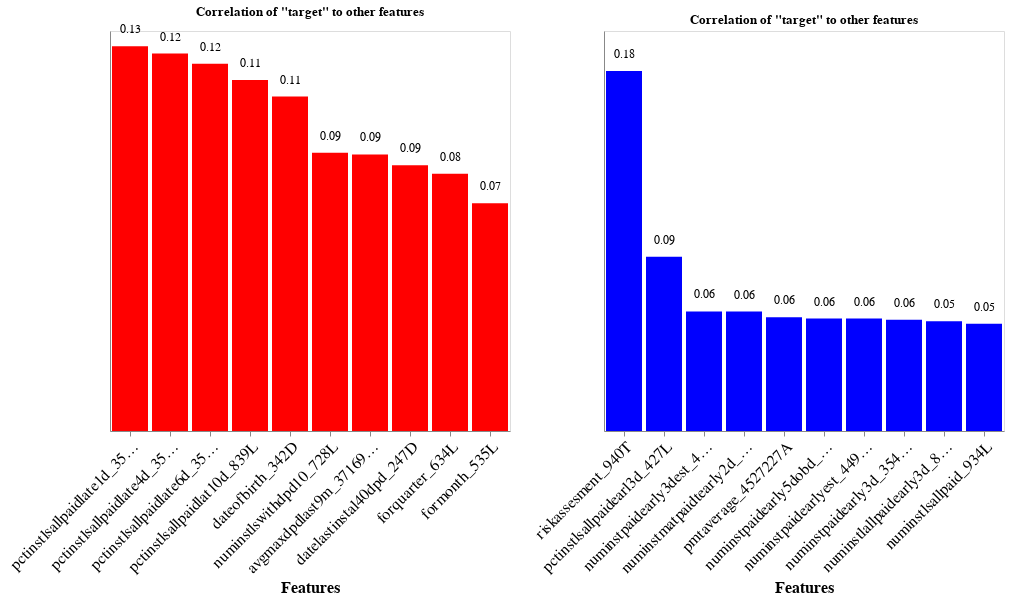

Write notebook code for a chart like this one.
### Code cell
pos_corr = chart_df(corr_df, '-y', 'red', title = 'Correlation of "target" to other features')
neg_corr = chart_df(corr_df_neg, '-y', 'blue', title = 'Correlation of "target" to other features')


pos_corr | neg_corr

### Figure 1 — Vega-Lite specification as saved in the notebook (floating-point values rounded to 4 significant figures)
{"config": {"view": {"continuousWidth": 300, "continuousHeight": 300}}, "hconcat": [{"layer": [{"mark": {"type": "bar"}, "encoding": {"color": {"value": "red"}, "text": {"field": "Correlation", "format": ".2f", "type": "quantitative"}, "tooltip": [{"field": "Feature", "type": "nominal"}, {"field": "Correlation", "type": "quantitative"}], "x": {"axis": {"labelAngle": -45, "labelFont": "Courier", "labelFontSize": 16, "title": "Features", "titleFont": "Courier", "titleFontSize": 16}, "field": "Feature", "sort": "-y", "type": "nominal"}, "y": {"axis": {"grid": false, "labelFont": "Courier", "labelFontSize": 16, "labels": false, "ticks": false, "title": "", "titleFont": "Courier"}, "field": "Correlation", "type": "quantitative"}}}, {"mark": {"type": "text", "align": "center", "baseline": "bottom", "dy": -10, "fontSize": 12}, "encoding": {"color": {"value": "black"}, "text": {"field": "Correlation", "format": ".2f", "type": "quantitative"}, "tooltip": [{"field": "Feature", "type": "nominal"}, {"field": "Correlation", "type": "quantitative"}], "x": {"field": "Feature", "sort": "-y", "type": "nominal"}, "y": {"axis": {"grid": false, "labelFont": "Courier", "labelFontSize": 16, "labels": false, "ticks": false, "title": "", "titleFont": "Courier"}, "field": "Correlation", "type": "quantitative"}}}], "data": {"name": "data-4e8cc17f197b8ca95cf2a2222a8af26c"}, "height": 400, "title": "Correlation of \"target\" to other features", "width": 400}, {"layer": [{"mark": {"type": "bar"}, "encoding": {"color": {"value": "blue"}, "text": {"field": "Correlation", "format": ".2f", "type": "quantitative"}, "tooltip": [{"field": "Feature", "type": "nominal"}, {"field": "Correlation", "type": "quantitative"}], "x": {"axis": {"labelAngle": -45, "labelFont": "Courier", "labelFontSize": 16, "title": "Features", "titleFont": "Courier", "titleFontSize": 16}, "field": "Feature", "sort": "-y", "type": "nominal"}, "y": {"axis": {"grid": false, "labelFont": "Courier", "labelFontSize": 16, "labels": false, "ticks": false, "title": "", "titleFont": "Courier"}, "field": "Correlation", "type": "quantitative"}}}, {"mark": {"type": "text", "align": "center", "baseline": "bottom", "dy": -10, "fontSize": 12}, "encoding": {"color": {"value": "black"}, "text": {"field": "Correlation", "format": ".2f", "type": "quantitative"}, "tooltip": [{"field": "Feature", "type": "nominal"}, {"field": "Correlation", "type": "quantitative"}], "x": {"field": "Feature", "sort": "-y", "type": "nominal"}, "y": {"axis": {"grid": false, "labelFont": "Courier", "labelFontSize": 16, "labels": false, "ticks": false, "title": "", "titleFont": "Courier"}, "field": "Correlation", "type": "quantitative"}}}], "data": {"name": "data-348e58394ed9382870a2bfddafbabf28"}, "height": 400, "title": "Correlation of \"target\" to other features", "width": 400}], "$schema": "https://vega.github.io/schema/vega-lite/v5.16.3.json", "datasets": {"data-4e8cc17f197b8ca95cf2a2222a8af26c": [{"Feature": "pctinstlsallpaidlate1d_3546856L", "Correlation": 0.1251}, {"Feature": "pctinstlsallpaidlate4d_3546849L", "Correlation": 0.1227}, {"Feature": "pctinstlsallpaidlate6d_3546844L", "Correlation": 0.1194}, {"Feature": "pctinstlsallpaidlat10d_839L", "Correlation": 0.1141}, {"Feature": "dateofbirth_342D", "Correlation": 0.1087}, {"Feature": "numinstlswithdpd10_728L", "Correlation": 0.09044}, {"Feature": "avgmaxdpdlast9m_3716943P", "Correlation": 0.08988}, {"Feature": "datelastinstal40dpd_247D", "Correlation": 0.08641}, {"Feature": "forquarter_634L", "Correlation": 0.08359}, {"Feature": "formonth_535L", "Correlation": 0.07399}], "data-348e58394ed9382870a2bfddafbabf28": [{"Feature": "riskassesment_940T", "Correlation": 0.18}, {"Feature": "pctinstlsallpaidearl3d_427L", "Correlation": 0.08716}, {"Feature": "numinstpaidearly3dest_4493216L", "Correlation": 0.0598}, {"Feature": "numinstmatpaidtearly2d_4499204L", "Correlation": 0.05973}, {"Feature": "pmtaverage_4527227A", "Correlation": 0.05687}, {"Feature": "numinstpaidearly5dobd_4499205L", "Correlation": 0.05623}, {"Feature": "numinstpaidearlyest_4493214L", "Correlation": 0.05619}, {"Feature": "numinstpaidearly3d_3546850L", "Correlation": 0.05564}, {"Feature": "numinstlallpaidearly3d_817L", "Correlation": 0.05482}, {"Feature": "numinstlsallpaid_934L", "Correlation": 0.05362}]}}
